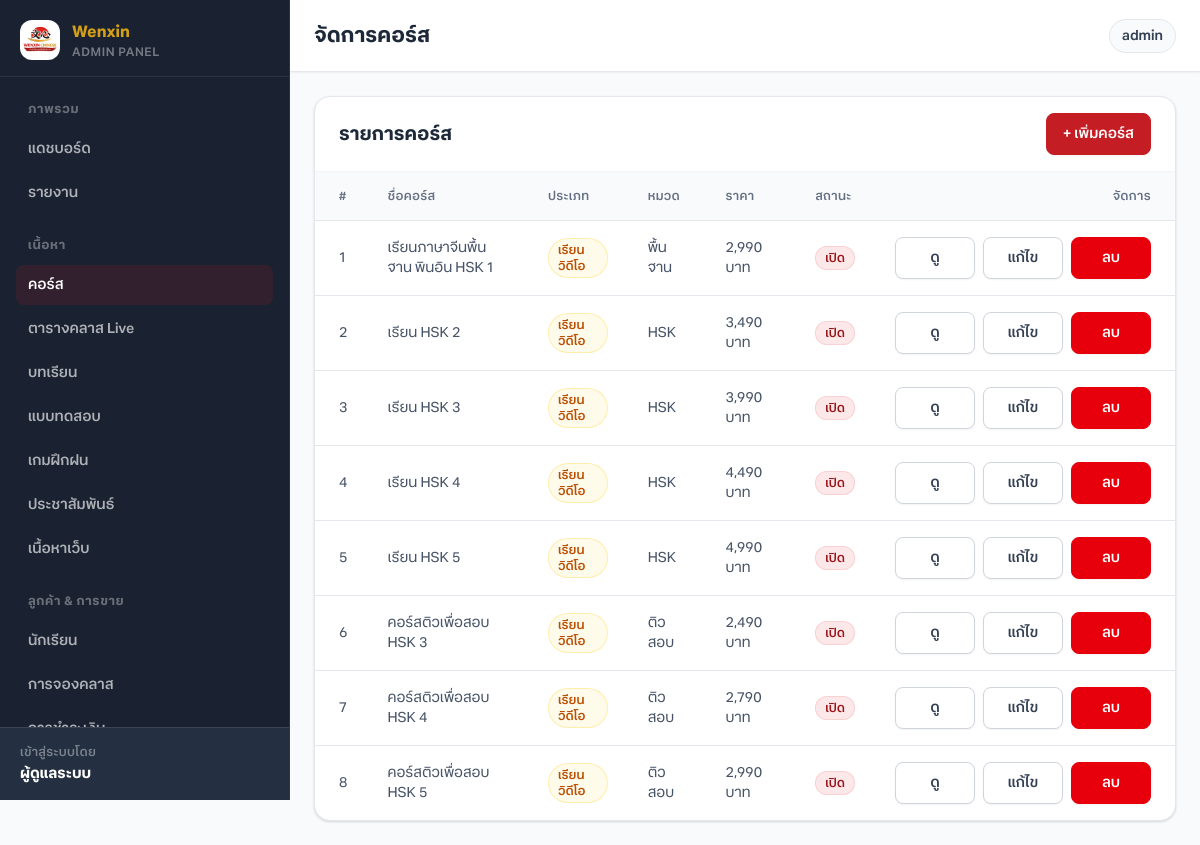
The page /admin/courses.php (signed in) on the database its author committed.
### tables this page shows
CREATE TABLE IF NOT EXISTS courses (
  id INT UNSIGNED AUTO_INCREMENT PRIMARY KEY,
  slug VARCHAR(120) NOT NULL UNIQUE,
  title VARCHAR(200) NOT NULL,
  subtitle VARCHAR(255) DEFAULT NULL,
  description TEXT,
  category ENUM('foundation','hsk','exam_prep') NOT NULL DEFAULT 'hsk',
  level ENUM('beginner','intermediate','advanced') NOT NULL DEFAULT 'beginner',
  price DECIMAL(10,2) DEFAULT 0,
  duration_hours INT UNSIGNED DEFAULT 0,
  lesson_count INT UNSIGNED DEFAULT 0,
  image_url VARCHAR(255) DEFAULT NULL,
  highlights TEXT,
  is_featured TINYINT(1) DEFAULT 0,
  is_active TINYINT(1) DEFAULT 1,
  sort_order INT DEFAULT 0,
  created_at TIMESTAMP DEFAULT CURRENT_TIMESTAMP,
  updated_at TIMESTAMP DEFAULT CURRENT_TIMESTAMP ON UPDATE CURRENT_TIMESTAMP
);

### includes/functions.php (called while the page is built, shortened)
<?php
require_once __DIR__ . '/database.php';
function e(?string $value): string
{
    return htmlspecialchars((string) $value, ENT_QUOTES, 'UTF-8');
}
function asset(string $path): string
{
    return APP_URL . '/assets/' . ltrim($path, '/');
}
function imageAsset(string $relativePath, string $fallbackPath = ''): string
{
    $full = BASE_PATH . '/assets/' . ltrim($relativePath, '/');
    if (is_file($full)) {
        return asset($relativePath);
    }
    return asset($relativePath);
}
function brandLogoAsset(): string
{
    return imageAsset('images/logo.png', 'images/logo.svg');
}
function formatPrice(?float $price): string
{
    return number_format($price, 0) . ' บาท';
}
function getCourses(?string $category = null, bool $activeOnly = true, ?string $search = null, ?string $courseType = null): array
{
    $sql = 'SELECT * FROM courses WHERE 1=1';
    $params = [];
    $sql .= ' ORDER BY sort_order ASC, id ASC';
    $stmt = db()->prepare($sql);
    $stmt->execute($params);
    return $stmt->fetchAll();
}
function categoryLabel(string $category): string
{
    return match ($category) {
        'foundation' => 'พื้นฐาน',
        'hsk' => 'HSK',
        'exam_prep' => 'ติวสอบ',
        default => 'ทั่วไป',
    };
}
    ?>

### includes/admin/nav_config.php (called while the page is built, shortened)
<?php
return [
    [
        'label' => 'ภาพรวม',
        'items' => [
            ['page' => 'dashboard', 'href' => '/admin/dashboard.php', 'label' => 'แดชบอร์ด', 'icon' => 'dashboard'],
            ['page' => 'reports', 'href' => '/admin/reports.php', 'label' => 'รายงาน', 'icon' => 'dashboard'],
        ],
    ],
    [
        'label' => 'เนื้อหา',
        'items' => [
            ['page' => 'courses', 'href' => '/admin/courses.php', 'label' => 'คอร์ส', 'icon' => 'courses'],
            ['page' => 'sessions', 'href' => '/admin/sessions.php', 'label' => 'ตารางคลาส Live', 'icon' => 'courses'],
            ['page' => 'lessons', 'href' => '/admin/lessons.php', 'label' => 'บทเรียน', 'icon' => 'lessons'],
            ['page' => 'quizzes', 'href' => '/admin/quizzes.php', 'label' => 'แบบทดสอบ', 'icon' => 'quizzes'],
            ['page' => 'games', 'href' => '/admin/games.php', 'label' => 'เกมฝึกฝน', 'icon' => 'games'],
            ['page' => 'announcements', 'href' => '/admin/announcements.php', 'label' => 'ประชาสัมพันธ์', 'icon' => 'announcements'],
            ['page' => 'content', 'href' => '/admin/content.php', 'label' => 'เนื้อหาเว็บ', 'icon' => 'content'],
        ],
    ],
    [
        'label' => 'ลูกค้า & การขาย',
        'items' => [
            ['page' => 'students', 'href' => '/admin/students.php', 'label' => 'นักเรียน', 'icon' => 'students'],
            ['page' => 'bookings', 'href' => '/admin/bookings.php', 'label' => 'การจองคลาส', 'icon' => 'students'],
            ['page' => 'payments', 'href' => '/admin/payments.php', 'label' => 'การชำระเงิน', 'icon' => 'payments'],
            ['page' => 'coupons', 'href' => '/admin/coupons.php', 'label' => 'คูปอง', 'icon' => 'coupons'],
        ],
    ],
    [
        'label' => 'ระบบ',
        'items' => [
            ['page' => 'users', 'href' => '/admin/users.php', 'label' => 'ผู้ดูแล', 'icon' => 'users'],
            ['page' => 'backup', 'href' => '/admin/backup.php', 'label' => 'สำรองข้อมูล', 'icon' => 'backup'],
            ['page' => 'settings', 'href' => '/admin/settings.php', 'label' => 'ตั้งค่า', 'icon' => 'settings'],
        ],
    ],
];

### includes/auth.php (called while the page is built, shortened)
<?php
require_once __DIR__ . '/functions.php';
function isLoggedIn(): bool
{
    return !empty($_SESSION['admin_id']);
}
function currentAdmin(): ?array
{
    $stmt = db()->prepare('SELECT id, username, full_name, email FROM admin_users WHERE id = ? LIMIT 1');
    $stmt->execute([$_SESSION['admin_id']]);
    $admin = $stmt->fetch() ?: null;
    return $admin;
}

### includes/database.php (called while the page is built, shortened)
<?php
function db(): PDO
{
    static $pdo = null;
    if ($pdo instanceof PDO) {
        return $pdo;
    }
    $dsn = 'mysql:host=' . DB_HOST . ';dbname=' . DB_NAME . ';charset=' . DB_CHARSET;
    $pdo = new PDO($dsn, DB_USER, DB_PASS, [
        PDO::ATTR_ERRMODE => PDO::ERRMODE_EXCEPTION,
        PDO::ATTR_DEFAULT_FETCH_MODE => PDO::FETCH_ASSOC,
        PDO::ATTR_EMULATE_PREPARES => false,
        PDO::MYSQL_ATTR_INIT_COMMAND => 'SET NAMES utf8mb4 COLLATE utf8mb4_unicode_ci',
    ]);
    $pdo->exec('SET CHARACTER SET utf8mb4');
    return $pdo;
}

### includes/booking.php (called while the page is built, shortened)
<?php
require_once __DIR__ . '/functions.php';
function courseTypeLabel(string $type): string
{
    return match ($type) {
        'live' => 'คลาสออนไลน์ (Live)',
        'hybrid' => 'เรียนสด + วิดีโอ',
        default => 'เรียนวิดีโอ',
    };
}

### admin/courses.php (the view, shortened to what this page needs)
<?php
require_once dirname(__DIR__) . '/includes/auth.php';
require_once dirname(__DIR__) . '/includes/booking.php';
$pageTitle = 'จัดการคอร์ส';
require_once dirname(__DIR__) . '/includes/admin_header.php';
$action = $_GET['action'] ?? 'list';
$id = isset($_GET['id']) ? (int) $_GET['id'] : 0;
$editCourse = $id ? getCourseById($id) : null;
$courses = getCourses(null, false);
?>
<?php if ($action === 'add' || ($action === 'edit' && $editCourse)): ?>
<div class="admin-card">
    <div class="admin-card-header">
        <h2><?= $editCourse ? 'แก้ไขคอร์ส' : 'เพิ่มคอร์สใหม่' ?></h2>
        <a href="<?= APP_URL ?>/admin/courses.php" class="btn btn-secondary btn-sm">กลับ</a>
    </div>
    <div class="admin-card-body">
        <form method="post" class="modal-form" enctype="multipart/form-data">
            <?= csrfField() ?>
            <input type="hidden" name="action" value="<?= $editCourse ? 'update' : 'create' ?>">
            <?php if ($editCourse): ?><input type="hidden" name="id" value="<?= (int) $editCourse['id'] ?>"><?php endif; ?>
            <div class="form-row">
                <div class="form-group">
                    <label>ชื่อคอร์ส *</label>
                    <input type="text" name="title" class="form-control" required value="<?= e($editCourse['title'] ?? '') ?>">
                </div>
                <div class="form-group">
                    <label>Slug (URL)</label>
                    <input type="text" name="slug" class="form-control" value="<?= e($editCourse['slug'] ?? '') ?>" placeholder="hsk3">
                </div>
            </div>
            <div class="form-group">
                <label>หัวข้อย่อย</label>
                <input type="text" name="subtitle" class="form-control" value="<?= e($editCourse['subtitle'] ?? '') ?>">
            </div>
            <div class="form-group">
                <label>รายละเอียด</label>
                <textarea name="description" class="form-control" rows="4"><?= e($editCourse['description'] ?? '') ?></textarea>
            </div>
            <div class="form-row">
                <div class="form-group">
                    <label>หมวด</label>
                    <select name="category" class="form-control">
                        <option value="foundation" <?= ($editCourse['category'] ?? '') === 'foundation' ? 'selected' : '' ?>>พื้นฐาน</option>
                        <option value="hsk" <?= ($editCourse['category'] ?? 'hsk') === 'hsk' ? 'selected' : '' ?>>HSK</option>
                        <option value="exam_prep" <?= ($editCourse['category'] ?? '') === 'exam_prep' ? 'selected' : '' ?>>ติวสอบ</option>
                    </select>
                </div>
                <div class="form-group">
                    <label>ระดับ</label>
                    <select name="level" class="form-control">
                        <option value="beginner" <?= ($editCourse['level'] ?? '') === 'beginner' ? 'selected' : '' ?>>เริ่มต้น</option>
                        <option value="intermediate" <?= ($editCourse['level'] ?? '') === 'intermediate' ? 'selected' : '' ?>>ปานกลาง</option>
                        <option value="advanced" <?= ($editCourse['level'] ?? '') === 'advanced' ? 'selected' : '' ?>>ขั้นสูง</option>
                    </select>
                </div>
                <div class="form-group">
                    <label>ราคา (บาท)</label>
                    <input type="number" name="price" class="form-control" step="0.01" value="<?= e((string) ($editCourse['price'] ?? '')) ?>">
                </div>
            </div>
            <div class="form-row">
                <div class="form-group">
                    <label>ชั่วโมง</label>
                    <input type="number" name="duration_hours" class="form-control" value="<?= (int) ($editCourse['duration_hours'] ?? 0) ?>">
                </div>
                <div class="form-group">
                    <label>จำนวนบท</label>
                    <input type="number" name="lesson_count" class="form-control" value="<?= (int) ($editCourse['lesson_count'] ?? 0) ?>">
                </div>
                <div class="form-group">
                    <label>ลำดับ</label>
                    <input type="number" name="sort_order" class="form-control" value="<?= (int) ($editCourse['sort_order'] ?? 0) ?>">
                </div>
            </div>
            <div class="form-group">
                <label>รูปปกคอร์ส</label>
                <input type="file" name="cover_image" class="form-control" accept="image/jpeg,image/png,image/webp,image/gif">
                <input type="text" name="image_url" class="form-control form-control-follow" value="<?= e($editCourse['image_url'] ?? '') ?>" placeholder="หรือใส่ URL / path เช่น images/courses/photo.jpg">
                <small>อัปโหลดไฟล์ (สูงสุด 3MB) หรือใส่ลิงก์รูป</small>
                <?php if (!empty($editCourse)): ?>
                    <img src="<?= e(courseCoverUrl($editCourse)) ?>" alt="" class="form-preview-img">
                <?php endif; ?>
            </div>
            <div class="form-group">
                <label>ไฮไลท์ (คั่นด้วย |)</label>
                <input type="text" name="highlights" class="form-control" value="<?= e($editCourse['highlights'] ?? '') ?>" placeholder="พินอิน|HSK 1|แบบฝึกหัด">
            </div>
            <div class="form-row">
                <div class="form-group">
                    <label>ประเภทคอร์ส</label>
                    <select name="course_type" class="form-control">
                        <option value="recorded" <?= ($editCourse['course_type'] ?? 'recorded') === 'recorded' ? 'selected' : '' ?>>เรียนวิดีโอ (VOD)</option>
                        <option value="live" <?= ($editCourse['course_type'] ?? '') === 'live' ? 'selected' : '' ?>>คลาสออนไลน์ Live</option>
                        <option value="hybrid" <?= ($editCourse['course_type'] ?? '') === 'hybrid' ? 'selected' : '' ?>>Hybrid (Live + VOD)</option>
                    </select>
                </div>
                <div class="form-group">
                    <label>ลิงก์ Zoom คอร์ส (ใช้ร่วมทุกรอบถ้าไม่กำหนดแยก)</label>
                    <input type="url" name="zoom_url" class="form-control" value="<?= e($editCourse['zoom_url'] ?? '') ?>" placeholder="https://zoom.us/j/...">
                </div>
            </div>
            <div class="form-group">
                <input type="hidden" name="is_featured" value="0">
                <label><input type="checkbox" name="is_featured" value="1" <?= !empty($editCourse['is_featured']) ? 'checked' : '' ?>> แสดงในหน้าแรก</label>
            </div>
            <div class="form-group">
                <input type="hidden" name="is_active" value="0">
                <label><input type="checkbox" name="is_active" value="1" <?= ($editCourse['is_active'] ?? 1) ? 'checked' : '' ?>> เปิดใช้งาน</label>
            </div>
            <div class="admin-form-actions">
                <button type="submit" class="btn btn-primary">บันทึก</button>
            </div>
        </form>
    </div>
</div>
<?php else: ?>
<div class="admin-card">
    <div class="admin-card-header">
        <h2>รายการคอร์ส</h2>
        <a href="<?= APP_URL ?>/admin/courses.php?action=add" class="btn btn-primary btn-sm">+ เพิ่มคอร์ส</a>
    </div>
    <div class="admin-card-body is-flush">
        <div class="table-responsive">
        <table class="data-table">
            <thead>
                <tr>
                    <th>#</th>
                    <th>ชื่อคอร์ส</th>
                    <th>ประเภท</th>
                    <th>หมวด</th>
                    <th>ราคา</th>
                    <th>สถานะ</th>
                    <th class="actions">จัดการ</th>
                </tr>
            </thead>
            <tbody>
                <?php foreach ($courses as $c): ?>
                <tr>
                    <td><?= (int) $c['id'] ?></td>
                    <td><?= e($c['title']) ?></td>
                    <td><span class="badge <?= in_array($c['course_type'] ?? 'recorded', ['live', 'hybrid'], true) ? 'badge-verified' : 'badge-pending' ?>"><?= e(courseTypeLabel($c['course_type'] ?? 'recorded')) ?></span></td>
                    <td><?= e(categoryLabel($c['category'])) ?></td>
                    <td><?= e(formatPrice((float) $c['price'])) ?></td>
                    <td><?= $c['is_active'] ? '<span class="badge badge-active">เปิด</span>' : '<span class="badge badge-rejected">ปิด</span>' ?></td>
                    <td class="actions">
                        <div class="table-actions">
                        <a href="<?= APP_URL ?>/public/course.php?slug=<?= e(urlencode($c['slug'])) ?>" target="_blank" rel="noopener" class="btn btn-outline btn-sm">ดู</a>
                        <a href="?action=edit&id=<?= (int) $c['id'] ?>" class="btn btn-secondary btn-sm">แก้ไข</a>
                        <form method="post" onsubmit="return confirm('ลบคอร์สนี้?')">
                            <button type="submit" class="btn btn-danger btn-sm">ลบ</button>
                        </form>
                        </div>
                    </td>
                </tr>
                <?php endforeach; ?>
            </tbody>
        </table>
        </div>
    </div>
</div>
<?php endif; ?>

### includes/admin/components/sidebar.php (shortened to what this page needs)
<?php
$navGroups = require __DIR__ . '/../nav_config.php';
?>
<aside class="admin-sidebar" id="adminSidebar">
    <a href="<?= APP_URL ?>/admin/dashboard.php" class="admin-brand">
        <img src="<?= e(brandLogoAsset()) ?>" alt="Logo">
        <span class="admin-brand-text">
            <strong>Wenxin</strong>
            <small>Admin Panel</small>
        </span>
    </a>
    <nav class="admin-nav" aria-label="เมนูหลังบ้าน">
        <?php foreach ($navGroups as $group): ?>
            <div class="admin-nav-group">
                <span class="admin-nav-label"><?= e($group['label']) ?></span>
                <?php foreach ($group['items'] as $item): ?>
                    <?php adminNavLink(
                        $item['page'],
                        APP_URL . $item['href'],
                        $item['label'],
                        $item['icon'],
                        $currentPage
                    ); ?>
                <?php endforeach; ?>
            </div>
        <?php endforeach; ?>
    </nav>
    <div class="admin-user">
        <small>เข้าสู่ระบบโดย</small>
        <strong><?= e($admin['full_name'] ?? $admin['username'] ?? 'Admin') ?></strong>
    </div>
</aside>

### includes/admin/components/topbar.php (shortened to what this page needs)
<header class="admin-topbar">
    <div class="admin-topbar-inner">
        <h1><?= e($pageTitle) ?></h1>
        <div class="admin-topbar-meta">
            <span class="admin-topbar-pill"><?= e($admin['username'] ?? 'admin') ?></span>
        </div>
    </div>
</header>

### rows shown on the page
courses: id "1", title "เรียนภาษาจีนพื้นฐาน พินอิน HSK 1", course_type "เรียนวิดีโอ", category "พื้นฐาน", price "2,990 บาท", is_active "เปิด"
courses: id "2", title "เรียน HSK 2", course_type "เรียนวิดีโอ", category "HSK", price "3,490 บาท", is_active "เปิด"
courses: id "3", title "เรียน HSK 3", course_type "เรียนวิดีโอ", category "HSK", price "3,990 บาท", is_active "เปิด"
courses: id "4", title "เรียน HSK 4", course_type "เรียนวิดีโอ", category "HSK", price "4,490 บาท", is_active "เปิด"
courses: id "5", title "เรียน HSK 5", course_type "เรียนวิดีโอ", category "HSK", price "4,990 บาท", is_active "เปิด"
courses: id "6", title "คอร์สติวเพื่อสอบ HSK 3", course_type "เรียนวิดีโอ", category "ติวสอบ", price "2,490 บาท", is_active "เปิด"
courses: id "7", title "คอร์สติวเพื่อสอบ HSK 4", course_type "เรียนวิดีโอ", category "ติวสอบ", price "2,790 บาท", is_active "เปิด"
courses: id "8", title "คอร์สติวเพื่อสอบ HSK 5", course_type "เรียนวิดีโอ", category "ติวสอบ", price "2,990 บาท", is_active "เปิด"

### other values the page prints
$group['label'] "ภาพรวม"
$label "แดชบอร์ด"
$label "รายงาน"
$group['label'] "เนื้อหา"
$label "คอร์ส"
$label "ตารางคลาส Live"
$label "บทเรียน"
$label "แบบทดสอบ"
$label "เกมฝึกฝน"
$label "ประชาสัมพันธ์"
$label "เนื้อหาเว็บ"
$group['label'] "ลูกค้า & การขาย"
$label "นักเรียน"
$label "การจองคลาส"
$admin['full_name'] "ผู้ดูแลระบบ"
